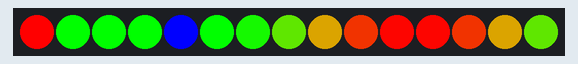
Bench run of a sketch on a simulated Arduino Uno, built with avr-gcc and run on an emulated ATmega328P. Parts: 15 RGB LEDs in strip order, left to right.

Above: at 0.15 s.
At 5.01 s:
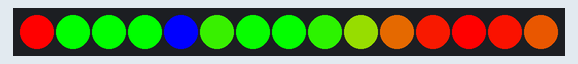
At 8.96 s:
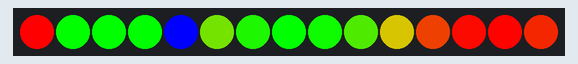
At 19.28 s:
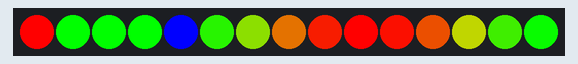
At 30.51 s:
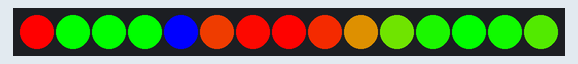
At 39.61 s:
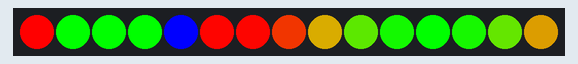

The sketch:

UglyChristmasHat.ino
```cpp
/*
 Name:		UglyChristmasHat.ino
 Created:	12/12/2015 8:58:59 PM
 Author:	pux19
*/
#include <Adafruit_NeoPixel.h>

#include "lightManager.h"
#include "SolidColorLightHandler.h"
#include "twoColorOscillatingLightHandler.h"

#define LIGHT_COUNT 15
#define LIGHT_PIN 6

static LightManager s_lightManager = LightManager(LIGHT_COUNT, LIGHT_PIN);
static uint64_t s_lastTime = 0;

SolidColorLightHandler red(Color(1.f, 0.f, 0.f));
SolidColorLightHandler green(Color(0.f, 1.f, 0.f));
SolidColorLightHandler blue(Color(0.f, 0.f, 1.f));
TwoColorOscillatingLightHandler christmasOscillator(
	Color(1.f, 0.f, 0.f),
	Color(0.f, 1.f, 0.f),
	1.f);

// the setup function runs once when you press reset or power the board
void setup() {
	Serial.begin(9600);

	s_lastTime = millis();

	s_lightManager.addLightSubsystem(red, 1);
	s_lightManager.addLightSubsystem(green, 3);
	s_lightManager.addLightSubsystem(blue, 1);
	s_lightManager.addLightSubsystem(christmasOscillator, 10);

	s_lightManager.init();
}

// the loop function runs over and over again until power down or reset
void loop() {
	uint64_t currentTime = millis();
	float deltaTime = (float)((double)(currentTime - s_lastTime) * 0.001);
	s_lastTime = currentTime;
	s_lightManager.update(deltaTime);
}
```

SolidColorLightHandler.cpp
```cpp
#include "SolidColorLightHandler.h"

SolidColorLightHandler::SolidColorLightHandler(Color desiredColor) :
	_desiredColor(desiredColor),
	_lightList()
{
}

void SolidColorLightHandler::init(const LightList & lightList)
{
	_lightList = lightList;
}

void SolidColorLightHandler::update(float deltaTime)
{
	_lightList.forEach(*this);
}

void SolidColorLightHandler::operator()(NeoPixelWrapper * pPixelManager)
{
	pPixelManager->setColor(_desiredColor);
}
```

SolidColorLightHandler.h
```cpp
#pragma once

#include "color.h"
#include "lightManager.h"

class SolidColorLightHandler : public LightManager::ILightSubsystem {
public:
	SolidColorLightHandler(Color desiredColor);

	virtual void init(const LightList& lightList) override;
	virtual void update(float deltaTime) override;

	void operator()(NeoPixelWrapper* pPixelManager);

private:
	Color _desiredColor;
	LightList _lightList;
};
```

color.h
```cpp
#pragma once

#include <Adafruit_NeoPixel.h>

struct Color {
	inline Color() : r(0.f), g(0.f), b(0.f) {}
	inline Color(float red, float green, float blue) : r(red), g(green), b(blue) {}

	union {
		float c[3];
		struct {
			float r, g, b;
		};
	};

	static inline float clamp(const float& value, const float& min, const float& max) {
		if (value < min) {
			return min;
		}
		if (value > max) {
			return max;
		}
		return value;
	}

	inline static uint8_t floatToColorChannel(float color) {
		return static_cast<uint8_t>(clamp(color * 255.f, 0.f, 255.f));
	}

	inline uint32_t toColor(Adafruit_NeoPixel& neoPixel) const {
		return neoPixel.Color(
			floatToColorChannel(r),
			floatToColorChannel(g),
			floatToColorChannel(b));
	}

	inline Color operator-(const Color& rhs) const {
		Color outColor;
		for (int i = 0; i < 3; i++) {
			outColor.c[i] = c[i] - rhs.c[i];
		}
		return outColor;
	}

	inline Color operator+(const Color& rhs) const {
		Color outColor;
		for (int i = 0; i < 3; i++) {
			outColor.c[i] = c[i] + rhs.c[i];
		}
		return outColor;
	}

	inline Color operator*(const float& scale) {
		Color outColor;
		for (int i = 0; i < 3; i++) {
			outColor.c[i] = c[i] * scale;
		}
		return outColor;
	}
};
```

lightList.cpp
```cpp
#include "lightList.h"
```

lightList.h
```cpp
#pragma once

#include "neoPixelWrapper.h"

class LightList {
public:
	LightList(NeoPixelWrapper* pStartPixel, NeoPixelWrapper* pEndPixel);
	LightList(const LightList& original);
	LightList();

	template<typename Func>
	void forEach(Func func);

	template<typename Func>
	void forEachIndexed(Func func);

	size_t getCount() const;

private:
	NeoPixelWrapper* _pStartPixel;
	NeoPixelWrapper* _pEndPixel;
};

inline LightList::LightList(NeoPixelWrapper* pStartPixel, NeoPixelWrapper* pEndPixel) :
	_pStartPixel(pStartPixel), _pEndPixel(pEndPixel)
{
}

inline LightList::LightList(const LightList & original) :
	_pStartPixel(original._pStartPixel), _pEndPixel(original._pEndPixel)
{
}

inline LightList::LightList() :
	_pStartPixel(nullptr),
	_pEndPixel(nullptr)
{
}

template<typename Func>
void LightList::forEach(Func func) {
	for (
		NeoPixelWrapper* pIterator = _pStartPixel;
		pIterator != _pEndPixel;
		pIterator++) {

		func(pIterator);
	}
}

template<typename Func>
void LightList::forEachIndexed(Func func) {
	uint16_t index = 0;
	for (
		NeoPixelWrapper* pIterator = _pStartPixel;
		pIterator != _pEndPixel;
		pIterator++, index++) {

		func(pIterator, index);
	}
}

inline size_t LightList::getCount() const {
	return _pEndPixel - _pStartPixel;
}
```

lightManager.cpp
```cpp
#include "lightManager.h"

LightManager::LightManager(uint16_t lightCount, uint8_t lightPin)
	: _lightCount(lightCount),
	_neoPixel(lightCount, lightPin, kNeoPixelType)
{
	_aLightArray = new NeoPixelWrapper[_lightCount];
	for (int i = 0; i < _lightCount; i++) {
		_aLightArray[i] = NeoPixelWrapper(&_neoPixel, i);
	}
	_nextLightIndex = 0;
	_lightSubsystemCapacity = kStartingLightSubsystemCount;
	for (int i = 0; i < _lightSubsystemCapacity; i++) {
		_apLightSubsystems[i] = nullptr;
	}
	_nextLightSubsystem = 0;
}

LightManager::~LightManager() {
	delete[] _aLightArray;
}

void LightManager::init() {
	_neoPixel.begin();
	_neoPixel.show();
}

void LightManager::update(float deltaTime)
{
	for (int i = 0; i < _nextLightSubsystem; i++) {
		_apLightSubsystems[i]->update(deltaTime);
	}
	_neoPixel.show();
}

void LightManager::addLightSubsystem(ILightSubsystem& lightSubsystem, uint16_t lightCount) {
	if (_nextLightIndex >= _lightCount) {
		return;
	}
	if (_nextLightSubsystem == _lightSubsystemCapacity) {
		Serial.println("Failed to add, out of subsystems!");
		return;
	}
	_apLightSubsystems[_nextLightSubsystem++] = &lightSubsystem;
	NeoPixelWrapper* pStartPixel = _aLightArray + _nextLightIndex;
	uint16_t endIndex = min(_nextLightIndex + lightCount, _lightCount);
	NeoPixelWrapper* pEndPixel = _aLightArray + endIndex;
	_nextLightIndex = endIndex;

	lightSubsystem.init(LightList(pStartPixel, pEndPixel));
}
```

lightManager.h
```cpp
#pragma once

#include <Adafruit_NeoPixel.h>

#include "color.h"
#include "lightList.h"

class LightManager {
public:
	static const neoPixelType kNeoPixelType = NEO_GRB + NEO_KHZ800;
	static const size_t kStartingLightSubsystemCount = 8;

	class ILightSubsystem {
	public:
		virtual void init(const LightList& lightList) = 0;
		virtual void update(float deltaTime) = 0;
	};

public:
	LightManager(uint16_t lightCount, uint8_t lightPin);
	~LightManager();

	void init();
	void update(float deltaTime);

	void addLightSubsystem(ILightSubsystem& lightSubsystem, uint16_t lightCount);

private:
	uint16_t _lightCount;
	NeoPixelWrapper* _aLightArray;
	uint16_t _nextLightIndex;
	Adafruit_NeoPixel _neoPixel;
	ILightSubsystem* _apLightSubsystems[kStartingLightSubsystemCount];
	size_t _lightSubsystemCapacity;
	int _nextLightSubsystem;
};
```

neoPixelWrapper.cpp
```cpp
#include "neoPixelWrapper.h"

NeoPixelWrapper::NeoPixelWrapper(): _pNeoPixel(nullptr), _lightIndex(-1) {
}

NeoPixelWrapper::NeoPixelWrapper(Adafruit_NeoPixel *pNeoPixel, uint16_t lightIndex) :
	_pNeoPixel(pNeoPixel), _lightIndex(lightIndex)
{
}

NeoPixelWrapper::NeoPixelWrapper(const NeoPixelWrapper& other):
	_pNeoPixel(other._pNeoPixel), _lightIndex(other._lightIndex)
{}

void NeoPixelWrapper::setColor(const Color & color)
{
	if (!_pNeoPixel) {
		Serial.println("_pNeoPixel is null");
		return;
	}
	_pNeoPixel->setPixelColor(_lightIndex, color.toColor(*_pNeoPixel));
}
```

neoPixelWrapper.h
```cpp
#pragma once

#include <Adafruit_NeoPixel.h>

#include "color.h"

class NeoPixelWrapper {
public:
	NeoPixelWrapper();
	NeoPixelWrapper(Adafruit_NeoPixel *pNeoPixel, uint16_t lightIndex);
	NeoPixelWrapper(const NeoPixelWrapper& other);

	void setColor(const Color& color);

private:
	Adafruit_NeoPixel *_pNeoPixel;
	uint16_t _lightIndex;
};
```

twoColorOscillatingLightHandler.cpp
```cpp
#include "twoColorOscillatingLightHandler.h"

TwoColorOscillatingLightHandler::TwoColorOscillatingLightHandler(
	const Color & color0,
	const Color & color1,
	float period) :
	_color0(color0),
	_color1(color1),
	_period(period),
	_lightList(),
	_time(0.f)
{
}

void TwoColorOscillatingLightHandler::init(const LightList& lightList) {
	_lightList = lightList;
}

void TwoColorOscillatingLightHandler::update(float deltaTime) {
	_time += deltaTime;
	while (_time > _period) {
		_time -= _period;
	}
	_lightList.forEachIndexed(*this);
}

void TwoColorOscillatingLightHandler::operator()(NeoPixelWrapper* pPixelWrapper, uint16_t index) {
	uint16_t pixelCount = _lightList.getCount();
	float pixelPosition = float(index) / float(pixelCount + 1);
	float phase = pixelPosition * 2.f * M_PI;
	float progress = _time / _period;
	float oscillation = cosf(phase + 2.f * M_PI * progress);
	oscillation += 1.f;
	oscillation *= .5f;
	Color color = _color0 * (1.f - oscillation) + _color1 * oscillation;
	pPixelWrapper->setColor(color);
}
```

twoColorOscillatingLightHandler.h
```cpp
#pragma once

#include "lightManager.h"

class TwoColorOscillatingLightHandler : public LightManager::ILightSubsystem {
public:
	TwoColorOscillatingLightHandler(
		const Color& color0,
		const Color& color1,
		float period);
	virtual void init(const LightList& lightList) override;
	virtual void update(float deltaTime) override;

	void operator()(NeoPixelWrapper* pPixelWrapper, uint16_t index);

private:
	Color _color0;
	Color _color1;

	float _period;

	LightList _lightList;

	float _time;
};
```
